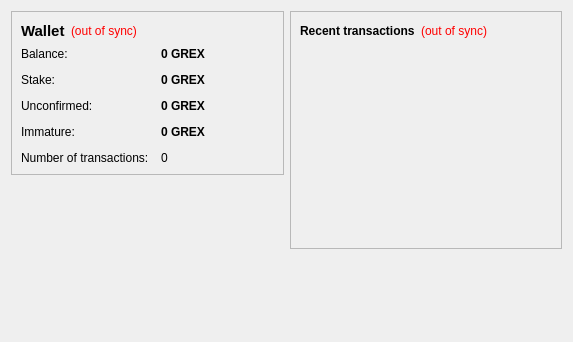
<?xml version="1.0" encoding="UTF-8"?>
<ui version="4.0">
 <class>OverviewPage</class>
 
 <widget class="QWidget" name="OverviewPage">
 
  <property name="geometry">
   <rect>
    <x>0</x>
    <y>0</y>
    <width>573</width>
    <height>342</height>
   </rect>
  </property>
  <property name="windowTitle">
   <string>Form</string>
  </property>
  <layout class="QHBoxLayout" name="horizontalLayout" stretch="1,1">
   <item>
    <layout class="QVBoxLayout" name="verticalLayout_2">
     <item>
      <widget class="QFrame" name="frame">
       <property name="frameShape">
        <enum>QFrame::StyledPanel</enum>
       </property>
       <property name="frameShadow">
        <enum>QFrame::Raised</enum>
       </property>
       <layout class="QVBoxLayout" name="verticalLayout_4">
        <item>
         <layout class="QHBoxLayout" name="horizontalLayout_4">
          <item>
           <widget class="QLabel" name="label_5">
            <property name="font">
             <font>
              <pointsize>11</pointsize>
              <weight>75</weight>
              <bold>true</bold>
             </font>
            </property>
            <property name="text">
             <string>Wallet</string>
            </property>
           </widget>
          </item>
          <item>
           <widget class="QLabel" name="labelWalletStatus">
            <property name="toolTip">
             <string>The displayed information may be out of date. Your wallet automatically synchronizes with the GreenCoinX network after a connection is established, but this process has not completed yet.</string>
            </property>
            <property name="styleSheet">
             <string notr="true">QLabel { color: red; }</string>
            </property>
            <property name="text">
             <string notr="true">(out of sync)</string>
            </property>
            <property name="alignment">
             <set>Qt::AlignLeading|Qt::AlignLeft|Qt::AlignVCenter</set>
            </property>
           </widget>
          </item>
          <item>
           <spacer name="horizontalSpacer_2">
            <property name="orientation">
             <enum>Qt::Horizontal</enum>
            </property>
            <property name="sizeHint" stdset="0">
             <size>
              <width>40</width>
              <height>20</height>
             </size>
            </property>
           </spacer>
          </item>
         </layout>
        </item>
		
		
		
        <item>
         <layout class="QFormLayout" name="formLayout_2">
          <property name="fieldGrowthPolicy">
           <enum>QFormLayout::AllNonFixedFieldsGrow</enum>
          </property>
          <property name="horizontalSpacing">
           <number>12</number>
          </property>
          <property name="verticalSpacing">
           <number>12</number>
          </property>
          <item row="0" column="0">
           <widget class="QLabel" name="label">
            <property name="text">
             <string>Balance:</string>
            </property>
           </widget>
          </item>
          <item row="0" column="1">
           <widget class="QLabel" name="labelBalance">
            <property name="font">
             <font>
              <weight>75</weight>
              <bold>true</bold>
             </font>
            </property>
            <property name="cursor">
             <cursorShape>IBeamCursor</cursorShape>
            </property>
            <property name="toolTip">
             <string>Your current balance</string>
            </property>
            <property name="text">
             <string notr="true">0 GREX</string>
            </property>
            <property name="textInteractionFlags">
             <set>Qt::LinksAccessibleByMouse|Qt::TextSelectableByKeyboard|Qt::TextSelectableByMouse</set>
            </property>
           </widget>
          </item>
          <item row="1" column="0">
           <widget class="QLabel" name="label_6">
            <property name="text">
             <string>Stake:</string>
            </property>
           </widget>
          </item>
          <item row="1" column="1">
           <widget class="QLabel" name="labelStake">
            <property name="font">
             <font>
              <weight>75</weight>
              <bold>true</bold>
             </font>
            </property>
            <property name="cursor">
             <cursorShape>IBeamCursor</cursorShape>
            </property>
            <property name="toolTip">
             <string>Total of coins that was staked, and do not yet count toward the current balance</string>
            </property>
            <property name="text">
             <string notr="true">0 GREX</string>
            </property>
            <property name="textInteractionFlags">
             <set>Qt::LinksAccessibleByMouse|Qt::TextSelectableByKeyboard|Qt::TextSelectableByMouse</set>
            </property>
           </widget>
          </item>
          <item row="2" column="0">
           <widget class="QLabel" name="label_3">
            <property name="text">
             <string>Unconfirmed:</string>
            </property>
           </widget>
          </item>
          <item row="2" column="1">
           <widget class="QLabel" name="labelUnconfirmed">
            <property name="font">
             <font>
              <weight>75</weight>
              <bold>true</bold>
             </font>
            </property>
            <property name="cursor">
             <cursorShape>IBeamCursor</cursorShape>
            </property>
            <property name="toolTip">
             <string>Total of transactions that have yet to be confirmed, and do not yet count toward the current balance</string>
            </property>
            <property name="text">
             <string notr="true">0 GREX</string>
            </property>
            <property name="textInteractionFlags">
             <set>Qt::LinksAccessibleByMouse|Qt::TextSelectableByKeyboard|Qt::TextSelectableByMouse</set>
            </property>
           </widget>
          </item>
          <item row="3" column="0">
           <widget class="QLabel" name="labelImmatureText">
            <property name="text">
             <string>Immature:</string>
            </property>
           </widget>
          </item>
          <item row="3" column="1">
           <widget class="QLabel" name="labelImmature">
            <property name="font">
             <font>
              <weight>75</weight>
              <bold>true</bold>
             </font>
            </property>
            <property name="toolTip">
             <string>Mined balance that has not yet matured</string>
            </property>
            <property name="text">
             <string notr="true">0 GREX</string>
            </property>
            <property name="textInteractionFlags">
             <set>Qt::LinksAccessibleByMouse|Qt::TextSelectableByKeyboard|Qt::TextSelectableByMouse</set>
            </property>
           </widget>
          </item>
          <item row="4" column="0">
           <widget class="QLabel" name="label_2">
            <property name="text">
             <string>Number of transactions:</string>
            </property>
           </widget>
          </item>
          <item row="4" column="1">
           <widget class="QLabel" name="labelNumTransactions">
            <property name="toolTip">
             <string>Total number of transactions in wallet</string>
            </property>
            <property name="text">
             <string notr="true">0</string>
            </property>
           </widget>
          </item>
         </layout>
        </item>
       </layout>
      </widget>
     </item>
     <item>
      <spacer name="verticalSpacer">
       <property name="orientation">
        <enum>Qt::Vertical</enum>
       </property>
       <property name="sizeHint" stdset="0">
        <size>
         <width>20</width>
         <height>40</height>
        </size>
       </property>
      </spacer>
     </item>
     <item>
      <widget class="QLabel" name="coinLogo">
       <property name="text">
        <string/>
       </property>
       <property name="pixmap">
        <pixmap resource="../bitcoin.qrc">:/images/backg</pixmap>
       </property>
       <property name="scaledContents">
        <bool>false</bool>
       </property>
       <property name="alignment">
        <set>Qt::AlignCenter</set>
       </property>
       <property name="margin">
        <number>-2</number>
       </property>
      </widget>
     </item>
    </layout>
   </item>
   <item>
    <layout class="QVBoxLayout" name="verticalLayout_3">
     <item>
      <widget class="QFrame" name="frame_2">
       <property name="frameShape">
        <enum>QFrame::StyledPanel</enum>
       </property>
       <property name="frameShadow">
        <enum>QFrame::Raised</enum>
       </property>
       <layout class="QVBoxLayout" name="verticalLayout">
        <item>
         <layout class="QHBoxLayout" name="horizontalLayout_2">
          <item>
           <widget class="QLabel" name="label_4">
            <property name="text">
             <string>&lt;b&gt;Recent transactions&lt;/b&gt;</string>
            </property>
           </widget>
          </item>
          <item>
           <widget class="QLabel" name="labelTransactionsStatus">
            <property name="toolTip">
             <string>The displayed information may be out of date. Your wallet automatically synchronizes with the GreenCoinX network after a connection is established, but this process has not completed yet.</string>
            </property>
            <property name="styleSheet">
             <string notr="true">QLabel { color: red; }</string>
            </property>
            <property name="text">
             <string notr="true">(out of sync)</string>
            </property>
            <property name="alignment">
             <set>Qt::AlignRight|Qt::AlignTrailing|Qt::AlignVCenter</set>
            </property>
           </widget>
          </item>
          <item>
           <spacer name="horizontalSpacer">
            <property name="orientation">
             <enum>Qt::Horizontal</enum>
            </property>
            <property name="sizeHint" stdset="0">
             <size>
              <width>40</width>
              <height>20</height>
             </size>
            </property>
           </spacer>
          </item>
         </layout>
        </item>
        <item>
         <widget class="QListView" name="listTransactions">
          <property name="styleSheet">
           <string notr="true">QListView { background: transparent; }</string>
          </property>
          <property name="frameShape">
           <enum>QFrame::NoFrame</enum>
          </property>
          <property name="verticalScrollBarPolicy">
           <enum>Qt::ScrollBarAlwaysOff</enum>
          </property>
          <property name="horizontalScrollBarPolicy">
           <enum>Qt::ScrollBarAlwaysOff</enum>
          </property>
          <property name="selectionMode">
           <enum>QAbstractItemView::NoSelection</enum>
          </property>
         </widget>
        </item>
       </layout>
      </widget>
     </item>
     <item>
      <spacer name="verticalSpacer_2">
       <property name="orientation">
        <enum>Qt::Vertical</enum>
       </property>
       <property name="sizeHint" stdset="0">
        <size>
         <width>20</width>
         <height>40</height>
        </size>
       </property>
      </spacer>
     </item>
    </layout>
   </item>
  </layout>
 </widget>
 <resources/>
 <connections/>
</ui>
